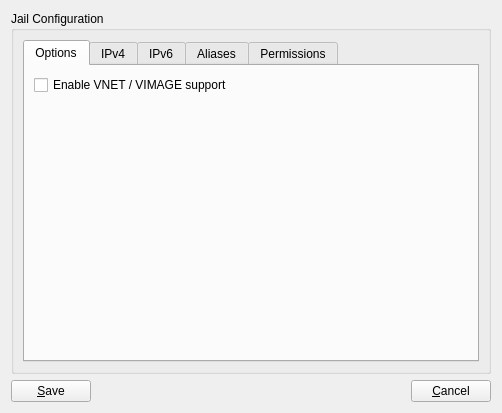
<?xml version="1.0" encoding="UTF-8"?>
<ui version="4.0">
 <class>dialogEditIP</class>
 <widget class="QDialog" name="dialogEditIP">
  <property name="geometry">
   <rect>
    <x>0</x>
    <y>0</y>
    <width>502</width>
    <height>413</height>
   </rect>
  </property>
  <property name="windowTitle">
   <string>Jail Configuration</string>
  </property>
  <property name="windowIcon">
   <iconset>
    <normaloff>:/preferences-system.png</normaloff>:/preferences-system.png</iconset>
  </property>
  <layout class="QGridLayout" name="gridLayout_2">
   <item row="0" column="0">
    <widget class="QGroupBox" name="groupBox">
     <property name="title">
      <string>Jail Configuration</string>
     </property>
     <layout class="QGridLayout" name="gridLayout">
      <item row="0" column="0">
       <widget class="QTabWidget" name="tabWidget">
        <property name="currentIndex">
         <number>0</number>
        </property>
        <widget class="QWidget" name="tabConfig">
         <attribute name="title">
          <string>Options</string>
         </attribute>
         <layout class="QGridLayout" name="gridLayout_7">
          <item row="0" column="0">
           <widget class="QCheckBox" name="checkVNET">
            <property name="text">
             <string>Enable VNET / VIMAGE support</string>
            </property>
           </widget>
          </item>
          <item row="1" column="0">
           <spacer name="verticalSpacer_3">
            <property name="orientation">
             <enum>Qt::Vertical</enum>
            </property>
            <property name="sizeHint" stdset="0">
             <size>
              <width>20</width>
              <height>271</height>
             </size>
            </property>
           </spacer>
          </item>
         </layout>
        </widget>
        <widget class="QWidget" name="tab">
         <attribute name="title">
          <string>IPv4</string>
         </attribute>
         <layout class="QGridLayout" name="gridLayout_4">
          <item row="0" column="0">
           <widget class="QCheckBox" name="checkIPv4">
            <property name="text">
             <string>IPv4 Address</string>
            </property>
            <property name="checked">
             <bool>false</bool>
            </property>
           </widget>
          </item>
          <item row="1" column="0">
           <widget class="QLineEdit" name="lineIP">
            <property name="enabled">
             <bool>false</bool>
            </property>
            <property name="inputMask">
             <string notr="true"/>
            </property>
            <property name="alignment">
             <set>Qt::AlignHCenter</set>
            </property>
           </widget>
          </item>
          <item row="2" column="0">
           <widget class="QCheckBox" name="checkIPv4Bridge">
            <property name="text">
             <string>IPv4 Bridge Address (Requires VNET)</string>
            </property>
           </widget>
          </item>
          <item row="3" column="0">
           <widget class="QLineEdit" name="lineIPBridge">
            <property name="enabled">
             <bool>false</bool>
            </property>
           </widget>
          </item>
          <item row="4" column="0">
           <widget class="QCheckBox" name="checkIPv4Router">
            <property name="text">
             <string>IPv4 Default Router (Requires VNET)</string>
            </property>
           </widget>
          </item>
          <item row="5" column="0">
           <widget class="QLineEdit" name="lineIPRouter">
            <property name="enabled">
             <bool>false</bool>
            </property>
           </widget>
          </item>
          <item row="6" column="0">
           <spacer name="verticalSpacer_2">
            <property name="orientation">
             <enum>Qt::Vertical</enum>
            </property>
            <property name="sizeHint" stdset="0">
             <size>
              <width>20</width>
              <height>140</height>
             </size>
            </property>
           </spacer>
          </item>
         </layout>
        </widget>
        <widget class="QWidget" name="tab_3">
         <attribute name="title">
          <string>IPv6</string>
         </attribute>
         <layout class="QGridLayout" name="gridLayout_5">
          <item row="0" column="0">
           <widget class="QCheckBox" name="checkIPv6">
            <property name="text">
             <string>IPv6 Address</string>
            </property>
           </widget>
          </item>
          <item row="1" column="0">
           <widget class="QLineEdit" name="lineIP6">
            <property name="enabled">
             <bool>false</bool>
            </property>
           </widget>
          </item>
          <item row="2" column="0">
           <widget class="QCheckBox" name="checkIPv6Bridge">
            <property name="text">
             <string>IPv6 Bridge Address (Requires VNET)</string>
            </property>
           </widget>
          </item>
          <item row="3" column="0">
           <widget class="QLineEdit" name="lineIP6Bridge">
            <property name="enabled">
             <bool>false</bool>
            </property>
           </widget>
          </item>
          <item row="4" column="0">
           <widget class="QCheckBox" name="checkIPv6Router">
            <property name="text">
             <string>IPv6 Default Router (Requires VNET)</string>
            </property>
           </widget>
          </item>
          <item row="5" column="0">
           <widget class="QLineEdit" name="lineIP6Router">
            <property name="enabled">
             <bool>false</bool>
            </property>
           </widget>
          </item>
          <item row="6" column="0">
           <spacer name="verticalSpacer">
            <property name="orientation">
             <enum>Qt::Vertical</enum>
            </property>
            <property name="sizeHint" stdset="0">
             <size>
              <width>20</width>
              <height>140</height>
             </size>
            </property>
           </spacer>
          </item>
         </layout>
        </widget>
        <widget class="QWidget" name="tab_2">
         <attribute name="title">
          <string>Aliases</string>
         </attribute>
         <layout class="QGridLayout" name="gridLayout_3">
          <item row="0" column="0">
           <widget class="QComboBox" name="comboIPType">
            <item>
             <property name="text">
              <string>IPv4 Aliases</string>
             </property>
            </item>
            <item>
             <property name="text">
              <string>IPv4 Bridge Aliases</string>
             </property>
            </item>
            <item>
             <property name="text">
              <string>IPv6 Aliases</string>
             </property>
            </item>
            <item>
             <property name="text">
              <string>IPv6 Bridge Aliases</string>
             </property>
            </item>
           </widget>
          </item>
          <item row="1" column="0">
           <widget class="QListWidget" name="listIP"/>
          </item>
          <item row="2" column="0">
           <layout class="QHBoxLayout" name="horizontalLayout_2">
            <item>
             <spacer name="horizontalSpacer_2">
              <property name="orientation">
               <enum>Qt::Horizontal</enum>
              </property>
              <property name="sizeHint" stdset="0">
               <size>
                <width>40</width>
                <height>20</height>
               </size>
              </property>
             </spacer>
            </item>
            <item>
             <widget class="QPushButton" name="pushAdd">
              <property name="text">
               <string>&amp;Add</string>
              </property>
              <property name="icon">
               <iconset>
                <normaloff>:/add.png</normaloff>:/add.png</iconset>
              </property>
             </widget>
            </item>
            <item>
             <widget class="QPushButton" name="pushRemove">
              <property name="text">
               <string>&amp;Remove</string>
              </property>
              <property name="icon">
               <iconset>
                <normaloff>:/remove.png</normaloff>:/remove.png</iconset>
              </property>
             </widget>
            </item>
           </layout>
          </item>
         </layout>
        </widget>
        <widget class="QWidget" name="tab_4">
         <attribute name="title">
          <string>Permissions</string>
         </attribute>
         <layout class="QGridLayout" name="gridLayout_6">
          <item row="0" column="0">
           <widget class="QLabel" name="label">
            <property name="text">
             <string>The following permissions can be enabled or disabled for this jail. For more details hover over each item or refer to the jail manpage.</string>
            </property>
            <property name="wordWrap">
             <bool>true</bool>
            </property>
           </widget>
          </item>
          <item row="1" column="0">
           <widget class="QListWidget" name="listPerms"/>
          </item>
         </layout>
        </widget>
       </widget>
      </item>
     </layout>
    </widget>
   </item>
   <item row="1" column="0">
    <layout class="QHBoxLayout" name="horizontalLayout">
     <item>
      <widget class="QPushButton" name="pushSave">
       <property name="text">
        <string>&amp;Save</string>
       </property>
       <property name="icon">
        <iconset>
         <normaloff>:/preferences-system.png</normaloff>:/preferences-system.png</iconset>
       </property>
      </widget>
     </item>
     <item>
      <spacer name="horizontalSpacer">
       <property name="orientation">
        <enum>Qt::Horizontal</enum>
       </property>
       <property name="sizeHint" stdset="0">
        <size>
         <width>40</width>
         <height>20</height>
        </size>
       </property>
      </spacer>
     </item>
     <item>
      <widget class="QPushButton" name="pushCancel">
       <property name="text">
        <string>&amp;Cancel</string>
       </property>
       <property name="icon">
        <iconset>
         <normaloff>:/dialog-cancel.png</normaloff>:/dialog-cancel.png</iconset>
       </property>
      </widget>
     </item>
    </layout>
   </item>
  </layout>
 </widget>
 <resources>
  <include location="warden.qrc"/>
 </resources>
 <connections/>
</ui>
